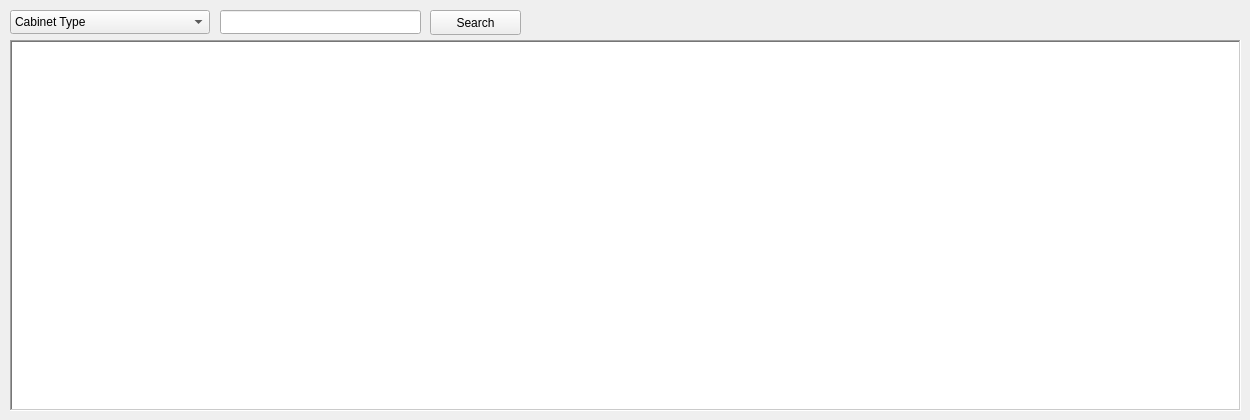
      <widget class="QWidget" name="tab_19">
       <attribute name="title">
        <string>Cabinet</string>
       </attribute>
       <widget class="QLineEdit" name="lineEdit_63">
        <property name="geometry">
         <rect>
          <x>220</x>
          <y>10</y>
          <width>201</width>
          <height>24</height>
         </rect>
        </property>
       </widget>
       <widget class="QTableWidget" name="tableWidget_15">
        <property name="geometry">
         <rect>
          <x>10</x>
          <y>40</y>
          <width>1231</width>
          <height>371</height>
         </rect>
        </property>
        <property name="frameShape">
         <enum>QFrame::WinPanel</enum>
        </property>
        <property name="editTriggers">
         <set>QAbstractItemView::NoEditTriggers</set>
        </property>
        <property name="tabKeyNavigation">
         <bool>true</bool>
        </property>
        <property name="dragEnabled">
         <bool>true</bool>
        </property>
        <property name="selectionMode">
         <enum>QAbstractItemView::SingleSelection</enum>
        </property>
        <property name="selectionBehavior">
         <enum>QAbstractItemView::SelectRows</enum>
        </property>
        <property name="sortingEnabled">
         <bool>true</bool>
        </property>
        <attribute name="horizontalHeaderMinimumSectionSize">
         <number>20</number>
        </attribute>
        <attribute name="horizontalHeaderStretchLastSection">
         <bool>false</bool>
        </attribute>
        <attribute name="verticalHeaderVisible">
         <bool>false</bool>
        </attribute>
       </widget>
       <widget class="QComboBox" name="comboBox_13">
        <property name="geometry">
         <rect>
          <x>10</x>
          <y>10</y>
          <width>200</width>
          <height>24</height>
         </rect>
        </property>
        <item>
         <property name="text">
          <string>Cabinet Type</string>
         </property>
        </item>
        <item>
         <property name="text">
          <string>Cabinet Code</string>
         </property>
        </item>
        <item>
         <property name="text">
          <string>Room Name</string>
         </property>
        </item>
        <item>
         <property name="text">
          <string>ID</string>
         </property>
        </item>
       </widget>
       <widget class="QPushButton" name="pushButton_55">
        <property name="geometry">
         <rect>
          <x>430</x>
          <y>10</y>
          <width>91</width>
          <height>25</height>
         </rect>
        </property>
        <property name="text">
         <string>Search</string>
        </property>
       </widget>
      </widget>
